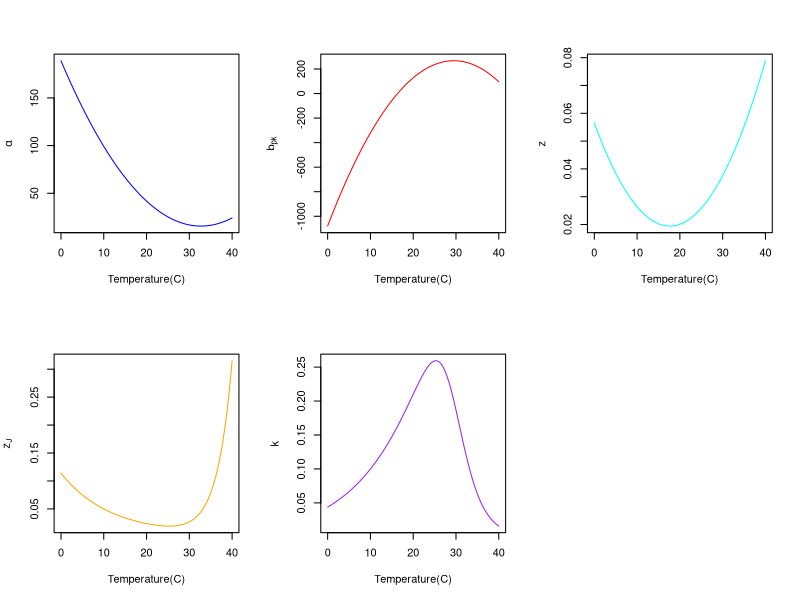
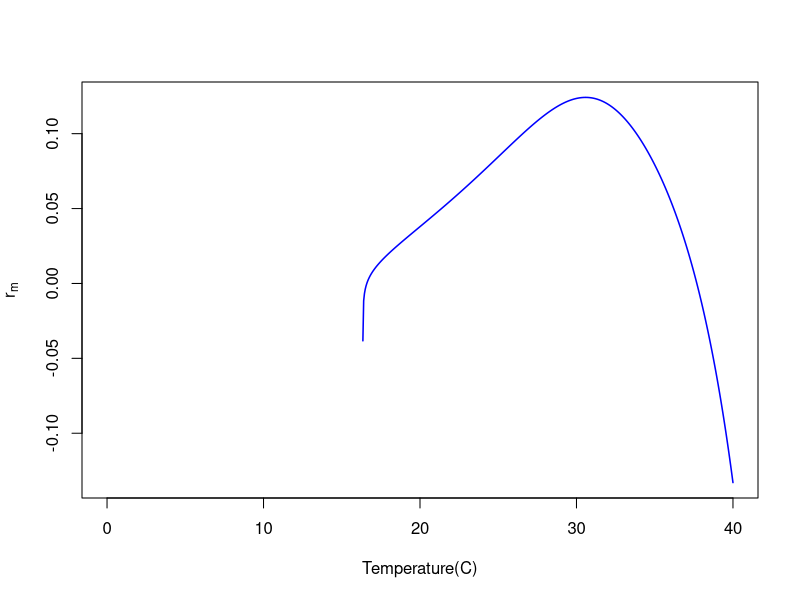
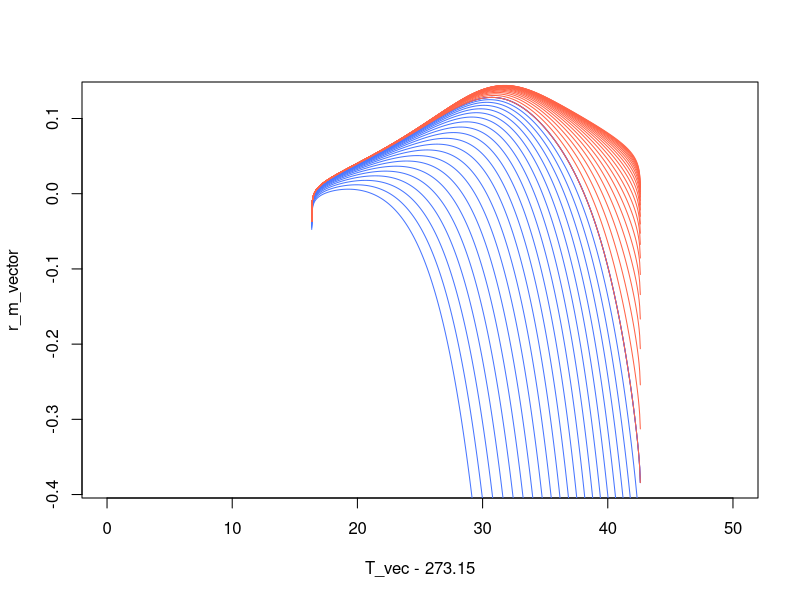
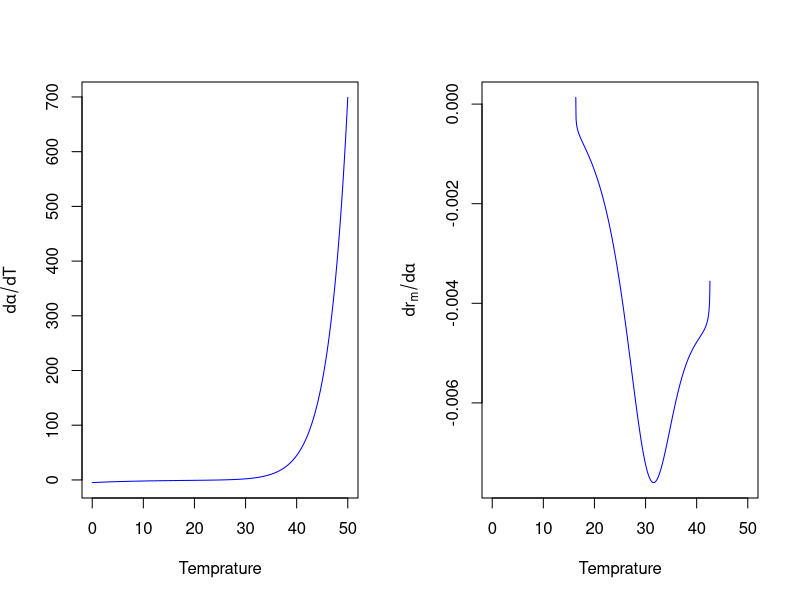
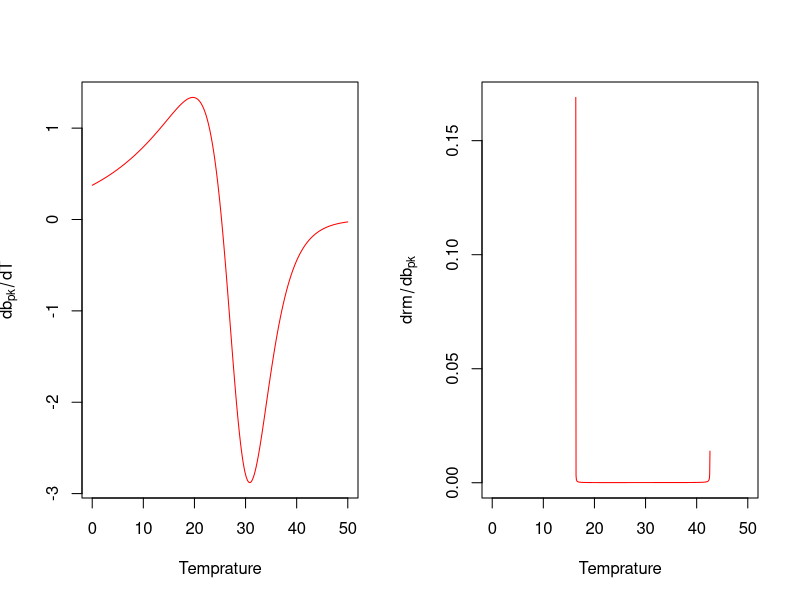
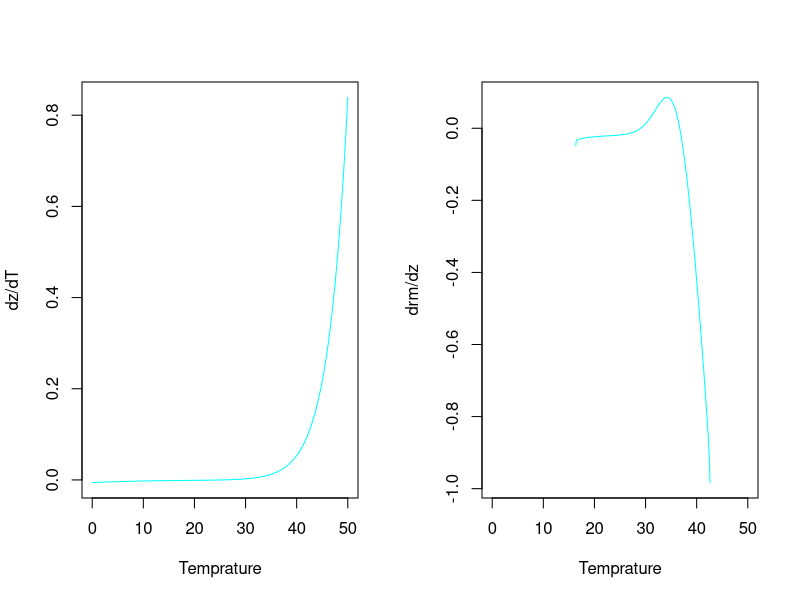
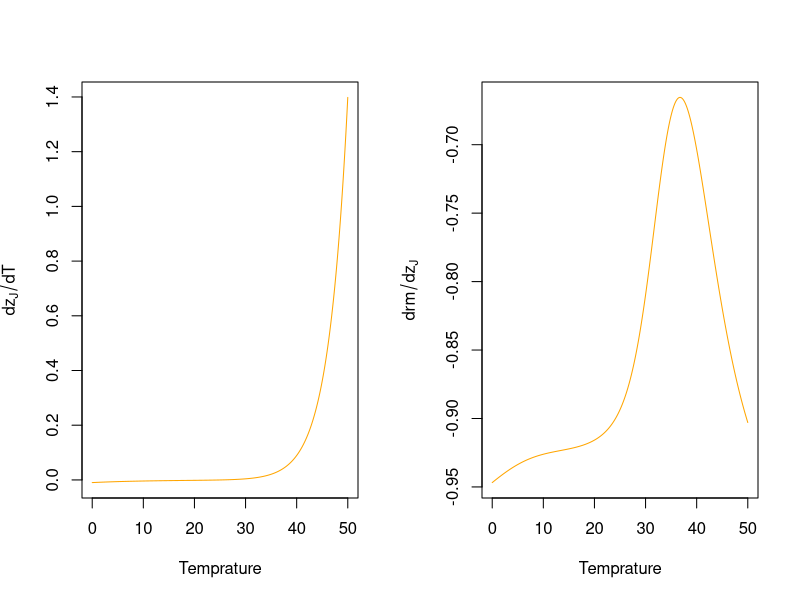
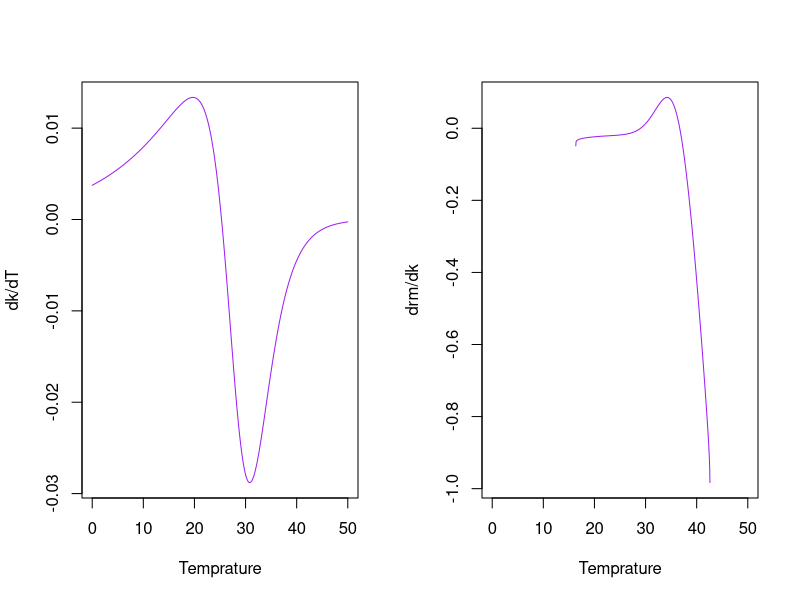

R code for these plots, in order:
z_J_par <- 0.05 #1/day
z_par <- 0.03 #1/day
alp_par <- 25.0 #days, alpha
b_pk_par <- 10.0 #individuals/(individual * day)
kap_par <- 0.1 #1/day, kappa, K

#arbitrary values
k_par <- 8.617*1e-5
E_par <- 0.55
E_D_par <- 4
T_pk_par <- 25.3+273.15
T_ref_par <- 10+273.15
B_0_par <- 0.5


B_0_alp =  1/alp_par 
T_pk_alp = 25.3
E_alp = 0.55
E_D_alp = 3

B_0_bpk = b_pk_par #individuals/(individual * day)
T_pk_bpk = 25.3
E_bpk = 0.55
E_D_bpk = 3

B_0_z = 1/z_par  #1/day; inverse because we are using inverse of the S-S TPC model
T_pk_z = 25.3
E_z = 0.55
E_D_z = 3

B_0_zJ = 1/z_J_par  #1/day; inverse because we are using inverse of the S-S TPC model
T_pk_zJ = 25.3
E_zJ = 0.55
E_D_zJ = 3

B_0_kap = kap_par #1/day
T_pk_kap = 25.3
E_kap = 0.55
E_D_kap = 3

z_J_par <- 0.05 #1/day
z_par <- 0.03 #1/day
alp_par <- 25.0 #days, alpha
b_pk_par <- 10.0 #individuals/(individual * day)
kap_par <- 0.1 #1/day, kappa, K

r_SP_app <- function(alp,b_pk,k,z,z_J)  -(1/(alp*k+alp*z+1))*(alp*k*z_J+alp*z*z_J+
                                                                log10((k+z)^(k+z)/b_pk^(k+z)))


B <- function(B_0,E,E_D,T,T_ref,T_pk,k)  B_0 * exp(-E * ((1/(k*(T))) - (1/(k*T_ref)))) /
  (1 + (E / (E_D - E)) * exp((E_D / k)* ((1/T_pk) - (1/T))))


B_inv <- function(B_0,E,E_D,T,T_ref,T_pk,k) 1/ B(B_0,E,E_D,T,T_ref,T_pk,k)

## Vectors setting

T_vec <-  273.15+seq(0,40,0.05)

alp_vec <- 189-10.6 *(T_vec-273.15)+0.162*(T_vec-273.15)^2

bpk_vec <-  -1080 + 91.4*(T_vec-273.15)-1.55* (T_vec-273.15)^2

z_vec <- 0.0565- 0.0042*(T_vec-273.15)+0.000119*(T_vec-273.15)^2


zJ_vec <- B_inv(B_0_zJ,E_zJ,E_D_zJ,T_vec,T_ref_par,T_pk_zJ+273.15,k_par)

kap_vec <- B(B_0_kap,E_kap,E_D_kap,T_vec,T_ref_par,T_pk_kap+273.15,k_par)







par(mfrow=c(2,3))  
plot(T_vec-273.15,alp_vec,type = "l",col="blue",ylab = expression(alpha),xlab = "Temperature(C)")
plot(T_vec-273.15,bpk_vec,type = "l",col="red",ylab = expression(b[pk]),xlab = "Temperature(C)")
plot(T_vec-273.15,z_vec,type = "l",col="cyan",ylab = expression(z),xlab = "Temperature(C)")
plot(T_vec-273.15,zJ_vec,type = "l",col="orange",ylab = expression(z[J]),xlab = "Temperature(C)")
plot(T_vec-273.15,kap_vec,type = "l",col="purple",ylab = expression(k),xlab = "Temperature(C)")
dev.off()

r_m_vec <- r_SP_app(alp_vec,bpk_vec,kap_vec,z_vec,zJ_vec)

plot(T_vec-273.15,r_m_vec,type = "l",col="blue",lwd=1.5,ylab = expression(r[m]),xlab = "Temperature(C)")



nicheW <- function(r_m,Temp){
  dataframe<- data.frame(Temperature=Temp,Rate=r_m)
  values <- subset(dataframe,dataframe$Rate>0)
  width<-max(values$Temperature)-min(values$Temperature)
  print(width)
}

#Vectors
alp_vec<- #Values
  T_pk_par <- 25.3+273.15
E_par <- 0.65
ED_par <- 3
k_par <- 8.617*1e-5
T_ref_par <- 10+273.15

#B0
B0_alp<- 1/alp_par 
B0_bpk<-b_pk_par 
B0_z<-1/z_par 
B0_zJ <-1/z_J_par 
B0_kap <- kap_par


T_vec <- 273.15+seq(0,50,0.05)

response_mm <- (exp((-E_par/k_par)*((1/T_vec)-(1/T_ref_par))))/(1+(E_par/(ED_par-E_par))*exp((ED_par/k_par)*((1/T_pk_par)-(1/T_vec))))


T_vec <- 273.15+seq(0,50,0.05)

response_mm <- (exp((-E_par/k_par)*((1/T_vec)-(1/T_ref_par))))/(1+(E_par/(ED_par-E_par))*exp((ED_par/k_par)*((1/T_pk_par)-(1/T_vec))))

#B0
B0_alp<- 1/alp_par 
B0_bpk<-b_pk_par 
B0_z<-1/z_par 
B0_zJ <-1/z_J_par 
B0_kap <- kap_par

#Vectors
alp_vec<- 189-10.6 *(T_vec-273.15)+0.162*(T_vec-273.15)^2
bpk_vec<- -1080 + 91.4*(T_vec-273.15)-1.55* (T_vec-273.15)^2
z_vec<- 0.0565- 0.0042*(T_vec-273.15)+0.000119*(T_vec-273.15)^2
zJ_vec <-1/(response_mm*B0_zJ)
kap_vec <- response_mm*B0_kap


r_m_vector <- ((kap_vec+z_vec)*(log10(bpk_vec/(kap_vec+z_vec))-(alp_vec*zJ_vec)))/((alp_vec*(kap_vec+z_vec))+1)

plot(T_vec-273.15,r_m_vector,type = "l",col="blue")
NicheW <-c()


T_pk_mm <- T_pk_par +  seq(-10,10.5,0.5)
T_pk_par <- 25.3+273.15
for(i in 1:(length(T_pk_mm)/2)){
  a_vec_mm <-  189-10.6 *(T_vec-273.15)+0.162*(T_vec-273.15)^2
  
  zJ_vec_mm <- 1/(B0_zJ*((exp((-E_par/k_par)*((1/T_vec)-(1/T_ref_par))))/(1+(E_par/(ED_par-E_par))*exp((ED_par/k_par)*((1/T_pk_mm[i])-(1/T_vec))))))
  
  #these are the same
  bpk_vec_mm <- -1080 + 91.4*(T_vec-273.15)-1.55* (T_vec-273.15)^2
  kap_vec_mm <- B0_kap*((exp((-E_par/k_par)*((1/T_vec)-(1/T_ref_par))))/(1+(E_par/(ED_par-E_par))*exp((ED_par/k_par)*((1/T_pk_par)-(1/T_vec)))))
  z_vec_mm <- 0.0565- 0.0042*(T_vec-273.15)+0.000119*(T_vec-273.15)^2 
  
  rm_vec_mm<-((kap_vec_mm+z_vec_mm)*(log10(bpk_vec_mm/(kap_vec_mm+z_vec_mm))-(a_vec_mm*zJ_vec_mm)))/((a_vec_mm*(kap_vec_mm+z_vec_mm))+1)  
  
  lines(T_vec-273.15,rm_vec_mm,col="royalblue1")
  NicheW[[i]]<- nicheW(rm_vec_mm,T_vec) 
  
}

for(i in (length(T_pk_mm)/2):length(T_pk_mm)){
  a_vec_mm <-  189-10.6 *(T_vec-273.15)+0.162*(T_vec-273.15)^2
  
  zJ_vec_mm <- 1/(B0_zJ*((exp((-E_par/k_par)*((1/T_vec)-(1/T_ref_par))))/(1+(E_par/(ED_par-E_par))*exp((ED_par/k_par)*((1/T_pk_mm[i])-(1/T_vec))))))
  
  #these are the same
  bpk_vec_mm <- -1080 + 91.4*(T_vec-273.15)-1.55* (T_vec-273.15)^2
  kap_vec_mm <- B0_kap*((exp((-E_par/k_par)*((1/T_vec)-(1/T_ref_par))))/(1+(E_par/(ED_par-E_par))*exp((ED_par/k_par)*((1/T_pk_par)-(1/T_vec)))))
  z_vec_mm <- 0.0565- 0.0042*(T_vec-273.15)+0.000119*(T_vec-273.15)^2  
  
  rm_vec_mm<-((kap_vec_mm+z_vec_mm)*(log10(bpk_vec_mm/(kap_vec_mm+z_vec_mm))-(a_vec_mm*zJ_vec_mm)))/((a_vec_mm*(kap_vec_mm+z_vec_mm))+1)  
  
  lines(T_vec-273.15,rm_vec_mm,col="tomato")
  NicheW[[i]]<- nicheW(rm_vec_mm,T_vec) 
  
}
f <- expression(-(1/(alp*k+alp*z+1))*(alp*k*z_J+alp*z*z_J+
                                        log((k+z)^(k+z)/b_pk^(k+z))))

D(f,"alpha")
D(f,"b_pk")
D(f,"z")
D(f,"z_J")
D(f,"k")


dr_dalp <- function(alp,b_pk,k,z,z_J)  (k + z)/(alp * k + alp * z + 1)^2 * (alp * k * z_J +                                  alp *  z * z_J + log10((k + z)^(k + z)/b_pk^(k + z))) - (1/(alp * 
                                                                                                                                                                                           k + alp * z + 1)) * (k * z_J + z * z_J)

dr_dbpk <- function(alp,b_pk,k,z) (1/(alp * k + alp * z + 1)) * ((k + z)^(k + z) * (b_pk^((k + 
                                                                                             z) - 1) * (k + z))/(b_pk^(k + z))^2/((k + z)^(k + z)/b_pk^(k +  z) * log(10)))


dr_dz <- function( alp,b_pk,k,z,z_J)  alp/(alp * k + alp * z + 1)^2 * (alp * k * z_J + alp *
                                                                         z * z_J + log10((k + z)^(k + z)/b_pk^(k + z))) - (1/(alp * k + alp * z + 1)) * (alp * 
                                                                                                                                                           z_J + (((k + z)^((k + z) -  1) * (k + z) + (k + z)^(k + z) * log((k + z)))/b_pk^(k + z) - (k + z)^(k + z) * (b_pk^(k + z) * log(b_pk))/(b_pk^(k + z))^2)/((k + z)^(k + z)/b_pk^(k + z) * log(10)))


dr_dzJ <- function(alp,b_pk,k,z )  -((1/(alp * k + alp * z + 1)) * (alp * k + alp * z))


dr_dkap <-  function(alp,b_pk,k,z,z_J ) alp/(alp * k + alp * z + 1)^2 * (alp * k * z_J + alp *z * z_J + log10((k + z)^(k + z)/b_pk^(k + z))) - (1/(alp * k + alp * z + 1)) * (alp *  z_J + (((k + z)^((k + z) -  1) * (k + z) + (k + z)^(k + z) * log((k + z)))/b_pk^(k + z) - (k + z)^(k + z) * (b_pk^(k + z) * log(b_pk))/(b_pk^(k + z))^2)/((k + z)^(k + z)/b_pk^(k + z) * log(10)))


f2 <- expression(B_0 * exp(-E * ((1/(k*(T))) - (1/(k*T_ref)))) /
                   (1 + (E / (E_D - E)) * exp((E_D / k)* ((1/T_pk) - (1/T)))))

D(f2,"T")

dBdT <- function(B_0,E,E_D,T,T_ref,T_pk,k ) B_0 * (exp(-E * ((1/(k * (T))) - (1/(k * T_ref)))) * (E * (k/(k * (T))^2)))/(1 + (E/(E_D - E)) * exp((E_D/k) * ((1/T_pk) - (1/T)))) - B_0 * exp(-E * ((1/(k * (T))) - (1/(k * T_ref)))) *  ((E/(E_D - E)) * (exp((E_D/k) * ((1/T_pk) - (1/T))) * ((E_D/k) * (1/T^2))))/(1 + (E/(E_D - E)) * exp((E_D/k) * ((1/T_pk) -  (1/T))))^2



f3 <- expression(1/ (B_0 * exp(-E * ((1/(k*(T))) - (1/(k*T_ref)))) /
                       (1 + (E / (E_D - E)) * exp((E_D / k)* ((1/T_pk) - (1/T))))))

D(f3,"T")

dB_invdT <- function( B_0,E,E_D,T,T_ref,T_pk,k ) -((B_0 * (exp(-E * ((1/(k * (T))) - (1/(k * T_ref)))) * (E * (k/(k * (T))^2)))/(1 + (E/(E_D - E)) * exp((E_D/k) * ((1/T_pk) - (1/T)))) - B_0 * exp(-E * ((1/(k * (T))) - (1/(k * T_ref)))) *  ((E/(E_D - E)) * (exp((E_D/k) * ((1/T_pk) - (1/T))) * ((E_D/k) *  (1/T^2))))/(1 + (E/(E_D - E)) * exp((E_D/k) * ((1/T_pk) - (1/T))))^2)/(B_0 * exp(-E * ((1/(k * (T))) - (1/(k * T_ref))))/(1 +   (E/(E_D - E)) * exp((E_D/k) * ((1/T_pk) - (1/T)))))^2)



dr_dalp_vec <- dr_dalp(alp_vec,bpk_vec,kap_vec,z_vec,zJ_vec)
dr_dbpk_vec <- dr_dbpk(alp_vec,bpk_vec,kap_vec,z_vec)
dr_dz_vec <- dr_dz(alp_vec,bpk_vec,kap_vec,z_vec,zJ_vec)
dr_dzJ_vec <- dr_dzJ (alp_vec,bpk_vec,kap_vec,z_vec)
dr_dkap_vec <- dr_dkap(alp_vec,bpk_vec,kap_vec,z_vec,zJ_vec)

dalp_dT_vec <- dB_invdT(B_0_alp,E_alp,E_D_alp,T_vec,T_ref_par,T_pk_alp+273.15,k_par)
dbpk_dT_vec <- dBdT(B_0_bpk,E_bpk,E_D_bpk,T_vec,T_ref_par,T_pk_bpk+273.15,k_par)
dz_dT_vec <-  dB_invdT(B_0_z,E_z,E_D_z,T_vec,T_ref_par,T_pk_z+273.15,k_par)
dzJ_dT_vec <- dB_invdT(B_0_zJ,E_zJ,E_D_zJ,T_vec,T_ref_par,T_pk_zJ+273.15,k_par)
dkap_dT_vec <- dBdT(B_0_kap,E_kap,E_D_kap,T_vec,T_ref_par,T_pk_kap+273.15,k_par)


par(mfrow=c(1,2))
plot(T_vec-273.15,dalp_dT_vec,type = "l",col="blue",ylab = expression(paste("d",alpha/dT)),xlab = "Temprature")
plot(T_vec-273.15,dr_dalp_vec,type = "l",col="blue",ylab = expression(paste("d",r[m]/"d",alpha)),xlab = "Temprature")


par(mfrow=c(1,2))
plot(T_vec-273.15,dbpk_dT_vec,type = "l",col="red",ylab = expression(db[pk]/dT),xlab = "Temprature" )
plot(T_vec-273.15,dr_dbpk_vec,type = "l",col="red",ylab = expression(drm/db[pk]),xlab = "Temprature")


par(mfrow=c(1,2))
plot(T_vec-273.15,dz_dT_vec,type = "l",col="cyan",ylab = "dz/dT",xlab = "Temprature")
plot(T_vec-273.15,dr_dz_vec,type = "l",col="cyan",ylab = "drm/dz",xlab = "Temprature")



par(mfrow=c(1,2))
plot(T_vec-273.15,dzJ_dT_vec,type = "l",col="orange",ylab = expression(dz[J]/dT),xlab = "Temprature")
plot(T_vec-273.15,dr_dzJ_vec,type = "l",col="orange",ylab = expression(drm/dz[J]),xlab = "Temprature")



par(mfrow=c(1,2))
plot(T_vec-273.15,dkap_dT_vec,type = "l",col="purple",ylab = "dk/dT",xlab = "Temprature")
plot(T_vec-273.15,dr_dkap_vec,type = "l",col="purple",ylab = "drm/dk",xlab = "Temprature")


alp_vec <- 189-10.6 *(T_vec-273.15)+0.162*(T_vec-273.15)^2

bpk_vec <-  -1080 + 91.4*(T_vec-273.15)-1.55* (T_vec-273.15)^2

z_vec <- 0.0565- 0.0042*(T_vec-273.15)+0.000119*(T_vec-273.15)^2


zJ_vec <- B_inv(B_0_zJ,E_zJ,E_D_zJ,T_vec,T_ref_par,T_pk_zJ+273.15,k_par)

kap_vec <- B(B_0_kap,E_kap,E_D_kap,T_vec,T_ref_par,T_pk_kap+273.15,k_par)


r_m_vec <- r_SP_app(alp_vec,bpk_vec,kap_vec,z_vec,zJ_vec)
r_alp_cons_vec <- r_SP_app(alp_par,bpk_vec,kap_vec,z_vec,zJ_vec)
r_bpk_cons_vec <- r_SP_app(alp_vec,b_pk_par,kap_vec,z_vec,zJ_vec)
r_z_cons_vec <- r_SP_app(alp_vec,bpk_vec,kap_vec,z_par,zJ_vec)
r_zJ_cons_vec <- r_SP_app(alp_vec,bpk_vec,kap_vec,z_vec,z_J_par)
r_kap_cons_vec <- r_SP_app(alp_vec,bpk_vec,kap_par,z_vec,zJ_vec)
r_J_cons_vec <- r_SP_app(alp_par,bpk_vec,kap_vec,z_vec,z_J_par)
r_A_cons_vec <- r_SP_app(alp_vec,b_pk_par,kap_par,z_par,zJ_vec)

dev.off()

plot(T_vec-273.15,r_m_vec,type = "l",col="black",ylab=expression(dr[m]/dT),xlab = "Temperature(C)")
lines(T_vec-273.15,r_alp_cons_vec,type = "l",col="blue" )
lines(T_vec-273.15,r_bpk_cons_vec,type = "l",col="red" )
lines(T_vec-273.15,r_z_cons_vec,type = "l",col="cyan" )
lines(T_vec-273.15,r_zJ_cons_vec ,type = "l",col="orange" )
lines(T_vec-273.15,r_kap_cons_vec ,type = "l",col="purple" )
legend("bottomleft",
       c("full",expression(b[pk]),expression(alpha),expression(z),expression(z[J]),expression(k)),
       col = c("black", "blue","red","cyan","orange","purple"),
       lwd = c("2.5","2.5","2.5","2.5","2.5","2.5"),lty = c(1,1,1,1,1,1))


plot(T_vec-273.15,r_m_vec,type = "l",col="black",lwd=1.5,ylab=expression(dr[m]/dT),xlab = "Temperature(C)")
lines(T_vec-273.15,r_J_cons_vec,lty=2,col="blue",lwd=1.5)
lines(T_vec-273.15,r_A_cons_vec,lty=2,col="red",lwd=1.5)
legend("bottomleft",c("Full","Juvenile traits constant","Adult traits constant"),
       col = c("black", "blue","red"),
       lwd = c("1.5","1.5","1.5"),lty = c(1,2,2))













